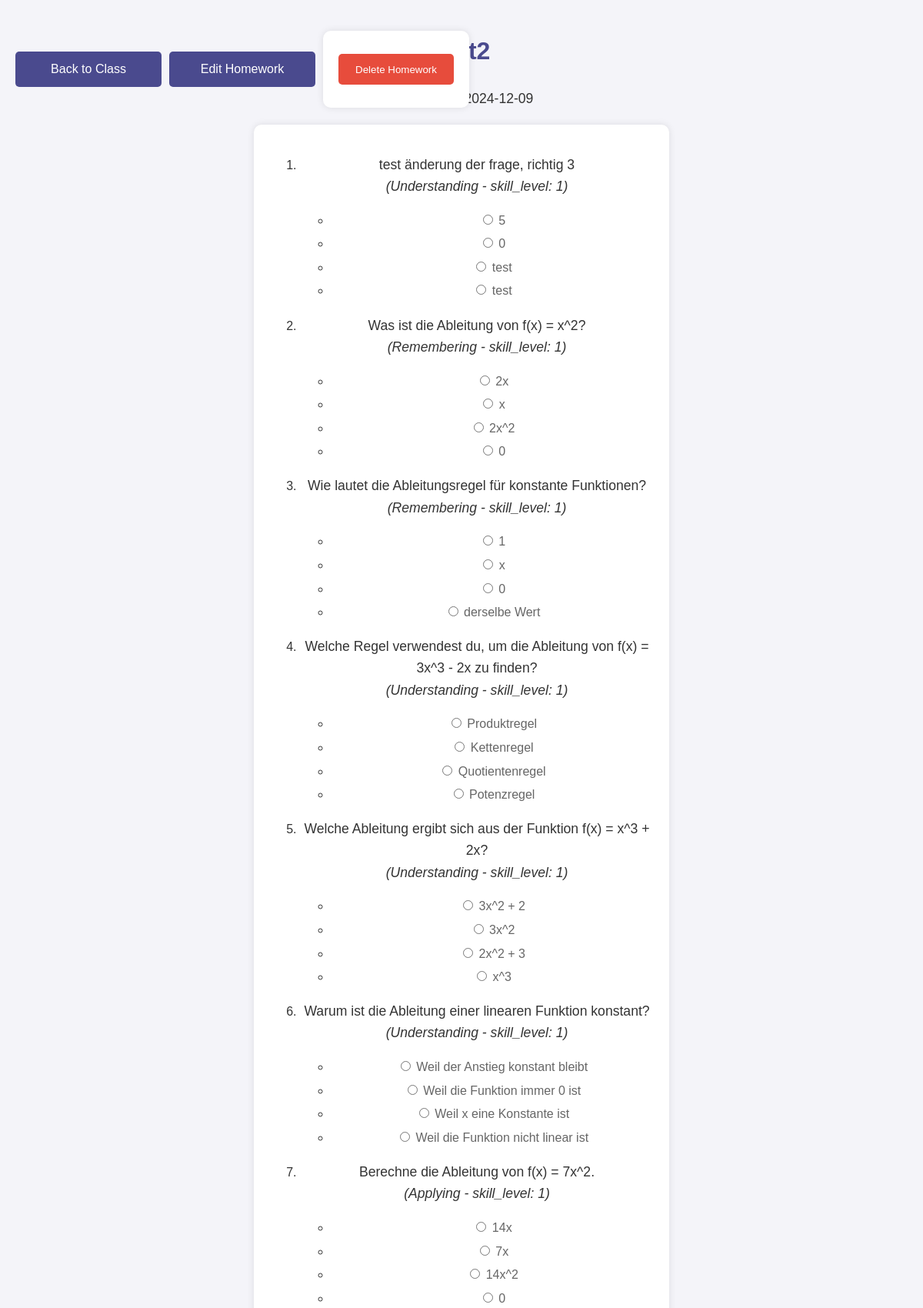
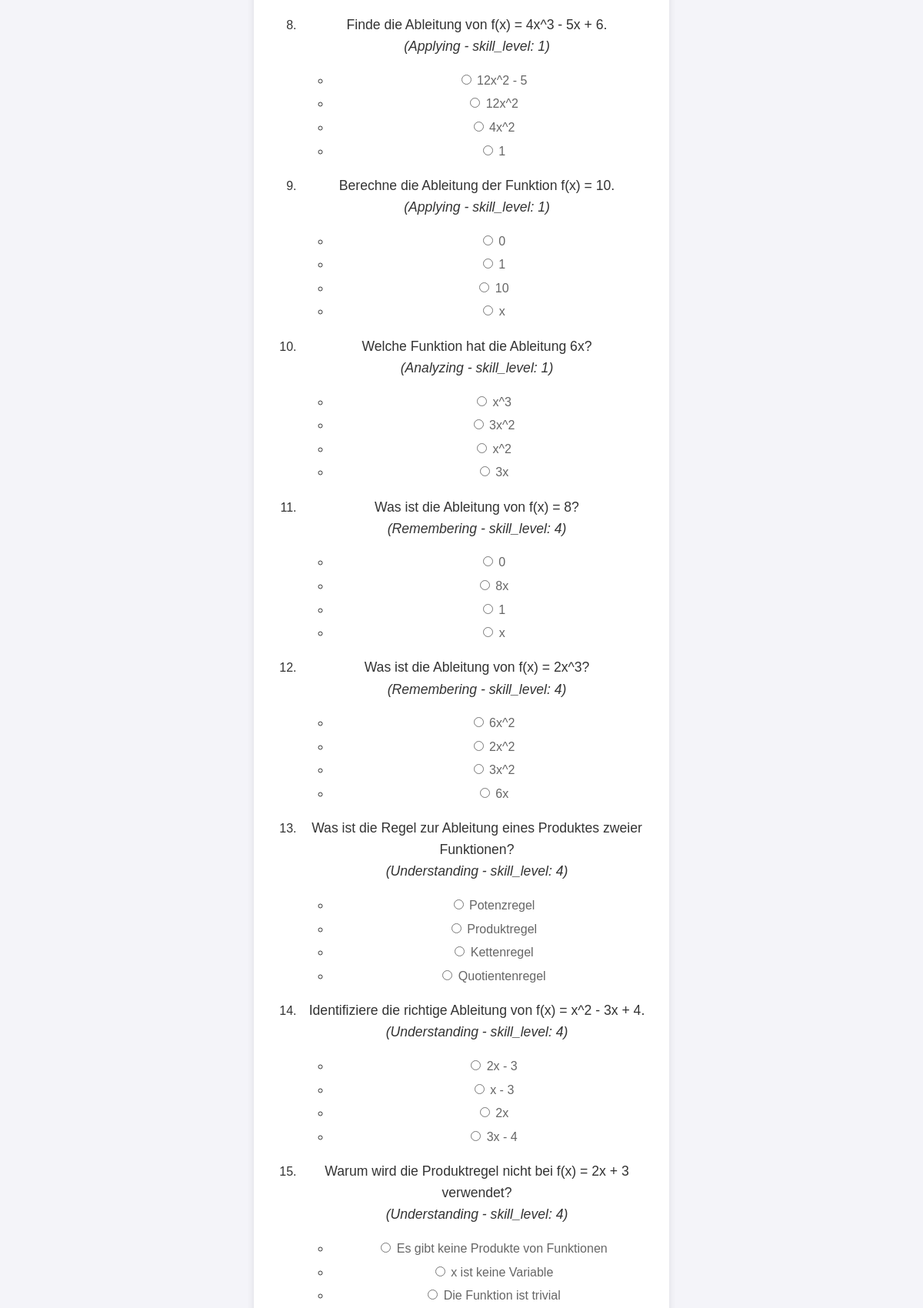
/view_homework_teacher/15/4/1 (upper part), run on the app's committed database (2 pictures, top to bottom).
### tables this page shows
CREATE TABLE Homework (
    id INTEGER PRIMARY KEY AUTOINCREMENT,
    class_id INTEGER,
    description TEXT NOT NULL,
    date_created TIMESTAMP DEFAULT CURRENT_TIMESTAMP, title TEXT NOT NULL DEFAULT 'Untitled Homework', status TEXT DEFAULT 'draft',
    FOREIGN KEY (class_id) REFERENCES Classes(id)
);

CREATE TABLE "HomeworkQuestions" (
  id INTEGER PRIMARY KEY AUTOINCREMENT,
  homework_id INTEGER,
  skill_level INTEGER CHECK (skill_level BETWEEN 1 AND 10),
  question TEXT NOT NULL,
  correct_answer TEXT NOT NULL,
  explanation TEXT,
  question_type TEXT CHECK (
    question_type IN ('multiple_choice', 'text', 'number')
  ),
  options TEXT,
  taxonomy TEXT,
  FOREIGN KEY (homework_id) REFERENCES Homework (id) ON DELETE CASCADE
);

### app.py (the view)
@app.route('/view_homework_teacher/<int:homework_id>/<int:class_id>/<int:teacher_id>')
def view_homework_teacher(homework_id, class_id, teacher_id):
    import json
    conn = get_db_connection()
    homework = conn.execute(
        'SELECT id, title, description, date_created FROM Homework WHERE id = ?',
        (homework_id,)
    ).fetchone()
    if not homework:
        conn.close()
        return "Fehler: Hausaufgabe nicht gefunden", 404
    question_data = conn.execute(
        'SELECT question, correct_answer, explanation, options, taxonomy, skill_level FROM HomeworkQuestions WHERE homework_id = ?',
        (homework_id,)
    ).fetchall()
    questions = []
    correct_answers = {}
    explanations = {}
    for idx, row in enumerate(question_data):
        question = dict(row)
        question['options'] = [{'index': i, 'option': opt} for i, opt in enumerate(json.loads(question['options']))]
        questions.append({'index': idx, **question})
        correct_answers[idx] = int(question['correct_answer'])  # Sicherstellen, dass die Antwort als Nummer vorliegt
        explanations[idx] = question['explanation']
    conn.close()
    return render_template(
        'view_homework_teacher.html',
        homework=homework,
        questions=questions,
        class_info={'id': class_id},
        teacher_id=teacher_id,
        correct_answers=correct_answers,
        explanations=explanations
    )

### app.py (called while the page is built)
def get_db_connection():
    conn = sqlite3.connect('ahg/database.db')
    conn.row_factory = sqlite3.Row
    return conn

### templates/view_homework_teacher.html (shortened to what this page needs)
<!DOCTYPE html>
<html lang="en">
<head>
    <link rel="stylesheet" href="{{ url_for('static', filename='styles.css') }}">
</head>
<body>
    <div class="top-buttons" style="display: flex; justify-content: space-between; align-items: center;">
        <a href="/class_details_teacher/{{ class_info['id'] }}/{{ teacher_id }}" class="button">Back to Class</a>
        <a href="{{ url_for('edit_homework', homework_id=homework['id'], class_id=class_info['id'], teacher_id=teacher_id) }}" class="button">Edit Homework</a>
        <form action="/delete_homework" method="post" style="display:inline;" onsubmit="return confirm('Do you really want to delete this homework?')">
            <button type="submit" class="submit-button danger no-background">Delete Homework</button>
        </form>
    </div>
    <h1>{{ homework['title'] }}</h1>
    <p>Created on: {{ homework['date_created'] }}</p>
    <form id="homework-form">
        <ol>
            {% for question in questions %}
                <li>
                    <p>{{ question['question'] }}
 <em> <br> ({{ question['taxonomy'] }} - skill_level: {{ question['skill_level'] }})</em></p>
                    <ul>
                        {% for option in question['options'] %}
                            <li>
                                <label>
                                    <input type="radio" name="answer_{{ question.index }}" value="{{ option.index }}">
                                    {{ option.option }}
                                </label>
                            </li>
                        {% endfor %}
                    </ul>
                </li>
            {% endfor %}
        </ol>
    </form>
</body>
</html>

### static/styles.css (style rules this page uses)
body { font-family: 'Arial', sans-serif; background-color: #f4f4f9; color: #333; margin: 0; padding: 20px; line-height: 1.6; }
h1, h2, h3 { color: #4a4a8e; text-align: center; }
.button, button, .back-button { background-color: #4a4a8e; color: white; border: none; padding: 10px 20px; margin: 10px 0; border-radius: 5px; cursor: pointer; transition: background-color 0.3s ease; text-decoration: none; display: block; text-align: center; width: 150px; margin-left: auto; margin-right: auto; }
.top-buttons { position: absolute; top: 20px; left: 20px; display: flex; gap: 10px; }
form { background-color: #fff; padding: 20px; border-radius: 10px; box-shadow: 0 0 10px rgba(0, 0, 0, 0.1); max-width: 400px; margin: 20px auto; }
label { display: block; margin-bottom: 5px; color: #666; }
a { text-decoration: none; color: #4a4a8e; }
button[type="submit"] { background-color: #4a4a8e; color: white; border: none; height: 40px; margin: 0; padding: 10px 20px; border-radius: 5px; cursor: pointer; transition: background-color 0.3s ease; margin-left: 10px; }
form { background-color: #fff; padding: 20px; border-radius: 10px; box-shadow: 0 0 10px rgba(0, 0, 0, 0.1); max-width: 500px; margin: 20px auto; text-align: center; }
.submit-button, button[type="submit"] { background-color: #4a4a8e; color: white; border: none; padding: 10px 20px; border-radius: 5px; cursor: pointer; transition: background-color 0.3s ease; display: inline-block; text-align: center; margin: 10px 0; }
.submit-button.danger { background-color: #e74c3c; color: white; border: none; padding: 10px 20px; margin: 10px 0; border-radius: 5px; cursor: pointer; transition: background-color 0.3s ease; text-decoration: none; display: block; text-align: center; width: 150px; margin-left: auto; margin-right: auto; }
p { color: #333; font-size: 1.1em; text-align: center; }

### data on the page
Homework: date_created "2024-12-09"
HomeworkQuestions: question "test änderung der frage, richtig 3", taxonomy "Understanding", skill_level "1", option "5" "0" "test" "test"
HomeworkQuestions: question "Was ist die Ableitung von f(x) = x^2?", taxonomy "Remembering", skill_level "1", option "2x" "x" "2x^2" "0"
HomeworkQuestions: question "Wie lautet die Ableitungsregel für konstante Funktionen?", taxonomy "Remembering", skill_level "1", option "1" "x" "0" "derselbe Wert"
HomeworkQuestions: question "Welche Regel verwendest du, um die Ableitung von f(x) = 3x^3 - 2x zu finden?", taxonomy "Understanding", skill_level "1", option "Produktregel" "Kettenregel" "Quotientenregel" "Potenzregel"
HomeworkQuestions: question "Welche Ableitung ergibt sich aus der Funktion f(x) = x^3 + 2x?", taxonomy "Understanding", skill_level "1", option "3x^2 + 2" "3x^2" "2x^2 + 3" "x^3"
HomeworkQuestions: question "Warum ist die Ableitung einer linearen Funktion konstant?", taxonomy "Understanding", skill_level "1", option "Weil der Anstieg konstant bleibt" "Weil die Funktion immer 0 ist" "Weil x eine Konstante ist" "Weil die Funktion nicht linear ist"
HomeworkQuestions: question "Berechne die Ableitung von f(x) = 7x^2.", taxonomy "Applying", skill_level "1", option "14x" "7x" "14x^2" "0"
HomeworkQuestions: question "Finde die Ableitung von f(x) = 4x^3 - 5x + 6.", taxonomy "Applying", skill_level "1", option "12x^2 - 5" "12x^2" "4x^2" "1"
HomeworkQuestions: question "Berechne die Ableitung der Funktion f(x) = 10.", taxonomy "Applying", skill_level "1", option "0" "1" "10" "x"
HomeworkQuestions: question "Welche Funktion hat die Ableitung 6x?", taxonomy "Analyzing", skill_level "1", option "x^3" "3x^2" "x^2" "3x"
HomeworkQuestions: question "Was ist die Ableitung von f(x) = 8?", taxonomy "Remembering", skill_level "4", option "0" "8x" "1" "x"
HomeworkQuestions: question "Was ist die Ableitung von f(x) = 2x^3?", taxonomy "Remembering", skill_level "4", option "6x^2" "2x^2" "3x^2" "6x"
HomeworkQuestions: question "Was ist die Regel zur Ableitung eines Produktes zweier Funktionen?", taxonomy "Understanding", skill_level "4", option "Potenzregel" "Produktregel" "Kettenregel" "Quotientenregel"
HomeworkQuestions: question "Identifiziere die richtige Ableitung von f(x) = x^2 - 3x + 4.", taxonomy "Understanding", skill_level "4", option "2x - 3" "x - 3" "2x" "3x - 4"
HomeworkQuestions: question "Warum wird die Produktregel nicht bei f(x) = 2x + 3 verwendet?", taxonomy "Understanding", skill_level "4", option "Es gibt keine Produkte von Funktionen" "x ist keine Variable" "Die Funktion ist trivial"
